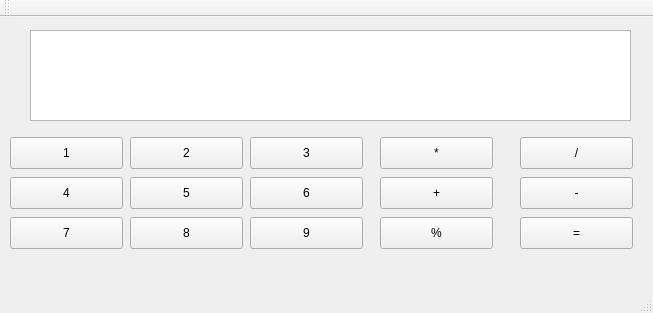
<?xml version="1.0" encoding="UTF-8"?>
<ui version="4.0">
 <class>MainWindow</class>
 <widget class="QMainWindow" name="MainWindow">
  <property name="geometry">
   <rect>
    <x>0</x>
    <y>0</y>
    <width>653</width>
    <height>313</height>
   </rect>
  </property>
  <property name="windowTitle">
   <string>MainWindow</string>
  </property>
  <widget class="QWidget" name="centralWidget">
   <widget class="QPushButton" name="pushButton">
    <property name="geometry">
     <rect>
      <x>10</x>
      <y>120</y>
      <width>113</width>
      <height>32</height>
     </rect>
    </property>
    <property name="text">
     <string>1</string>
    </property>
   </widget>
   <widget class="QPushButton" name="pushButton_2">
    <property name="geometry">
     <rect>
      <x>130</x>
      <y>120</y>
      <width>113</width>
      <height>32</height>
     </rect>
    </property>
    <property name="text">
     <string>2</string>
    </property>
   </widget>
   <widget class="QPushButton" name="pushButton_3">
    <property name="geometry">
     <rect>
      <x>250</x>
      <y>120</y>
      <width>113</width>
      <height>32</height>
     </rect>
    </property>
    <property name="text">
     <string>3</string>
    </property>
   </widget>
   <widget class="QPushButton" name="pushButton_4">
    <property name="geometry">
     <rect>
      <x>250</x>
      <y>160</y>
      <width>113</width>
      <height>32</height>
     </rect>
    </property>
    <property name="text">
     <string>6</string>
    </property>
   </widget>
   <widget class="QPushButton" name="pushButton_5">
    <property name="geometry">
     <rect>
      <x>130</x>
      <y>160</y>
      <width>113</width>
      <height>32</height>
     </rect>
    </property>
    <property name="text">
     <string>5</string>
    </property>
   </widget>
   <widget class="QPushButton" name="pushButton_6">
    <property name="geometry">
     <rect>
      <x>10</x>
      <y>160</y>
      <width>113</width>
      <height>32</height>
     </rect>
    </property>
    <property name="text">
     <string>4</string>
    </property>
   </widget>
   <widget class="QPushButton" name="pushButton_7">
    <property name="geometry">
     <rect>
      <x>10</x>
      <y>200</y>
      <width>113</width>
      <height>32</height>
     </rect>
    </property>
    <property name="text">
     <string>7</string>
    </property>
   </widget>
   <widget class="QPushButton" name="pushButton_8">
    <property name="geometry">
     <rect>
      <x>130</x>
      <y>200</y>
      <width>113</width>
      <height>32</height>
     </rect>
    </property>
    <property name="text">
     <string>8</string>
    </property>
   </widget>
   <widget class="QPushButton" name="pushButton_9">
    <property name="geometry">
     <rect>
      <x>250</x>
      <y>200</y>
      <width>113</width>
      <height>32</height>
     </rect>
    </property>
    <property name="text">
     <string>9</string>
    </property>
   </widget>
   <widget class="QPushButton" name="pushButton_10">
    <property name="geometry">
     <rect>
      <x>380</x>
      <y>120</y>
      <width>113</width>
      <height>32</height>
     </rect>
    </property>
    <property name="text">
     <string>*</string>
    </property>
   </widget>
   <widget class="QPushButton" name="pushButton_11">
    <property name="geometry">
     <rect>
      <x>380</x>
      <y>160</y>
      <width>113</width>
      <height>32</height>
     </rect>
    </property>
    <property name="text">
     <string>+</string>
    </property>
   </widget>
   <widget class="QPushButton" name="pushButton_12">
    <property name="geometry">
     <rect>
      <x>380</x>
      <y>200</y>
      <width>113</width>
      <height>32</height>
     </rect>
    </property>
    <property name="text">
     <string>%</string>
    </property>
   </widget>
   <widget class="QPushButton" name="pushButton_13">
    <property name="geometry">
     <rect>
      <x>520</x>
      <y>120</y>
      <width>113</width>
      <height>32</height>
     </rect>
    </property>
    <property name="text">
     <string>/</string>
    </property>
   </widget>
   <widget class="QPushButton" name="pushButton_14">
    <property name="geometry">
     <rect>
      <x>520</x>
      <y>160</y>
      <width>113</width>
      <height>32</height>
     </rect>
    </property>
    <property name="text">
     <string>-</string>
    </property>
   </widget>
   <widget class="QPushButton" name="pushButton_15">
    <property name="geometry">
     <rect>
      <x>520</x>
      <y>200</y>
      <width>113</width>
      <height>32</height>
     </rect>
    </property>
    <property name="text">
     <string>=</string>
    </property>
   </widget>
   <widget class="QTextEdit" name="textEdit">
    <property name="geometry">
     <rect>
      <x>30</x>
      <y>13</y>
      <width>601</width>
      <height>91</height>
     </rect>
    </property>
   </widget>
  </widget>
  <widget class="QMenuBar" name="menuBar">
   <property name="geometry">
    <rect>
     <x>0</x>
     <y>0</y>
     <width>653</width>
     <height>22</height>
    </rect>
   </property>
  </widget>
  <widget class="QToolBar" name="mainToolBar">
   <attribute name="toolBarArea">
    <enum>TopToolBarArea</enum>
   </attribute>
   <attribute name="toolBarBreak">
    <bool>false</bool>
   </attribute>
  </widget>
  <widget class="QStatusBar" name="statusBar"/>
 </widget>
 <layoutdefault spacing="6" margin="11"/>
 <resources/>
 <connections/>
</ui>
